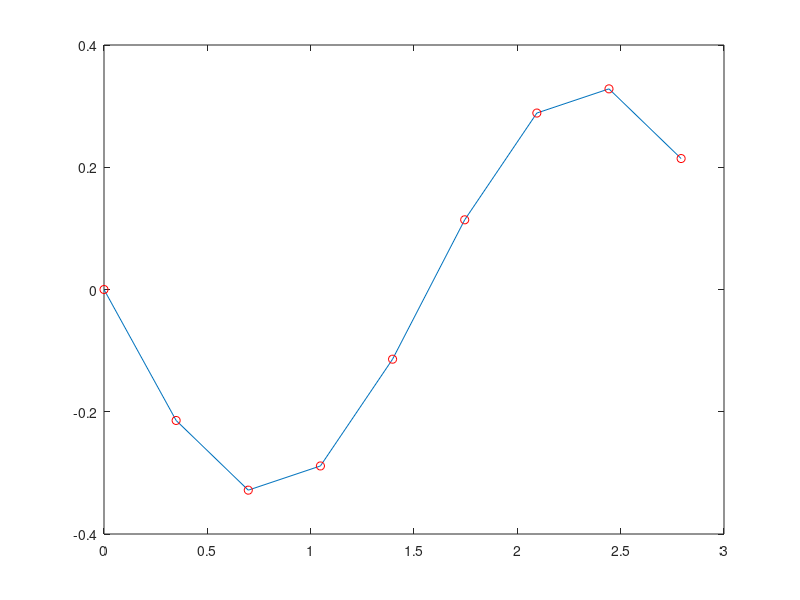

Reproduce this figure in MATLAB.

function myfun()
clc
close all
clear all

%ddx + x = sin(2*t)
w = 2;
f = w/(2*pi);
N = 9;
T = 1/f;
t = linspace(0, T, N+1);
omega = 2 * pi / (t(end) - t(1));
t = t(1:end-1)';

Omega = omega*[0,-1:-1:floor(-N/2),floor(N/2-1):-1:1]'+eps;

 f = sin(2.*t);

F = fft(f);

% X_H = F./(1-Omega.^2);
% x_h = ifft(X_H);

x0 = 1*ones(N,1);

[X1,fval] = fminsearch(@objfun,x0);

function error = objfun(x)
     X = fft(x);
 ddx = ifft(-Omega.^2.*X);

 RES = (((ddx + x - f)));
 error = sum(abs(RES).^2);
end

 figure(1)
 xAnalytical = -sin(2.*t) / 3;
 size(X1)
% abs([X1 x_h xAnalytical])
%  plot(t,X1,t,xAnalytical, 'ro',t,x_h,'k-');
plot(t,X1,t,xAnalytical, 'ro');
 
 end
